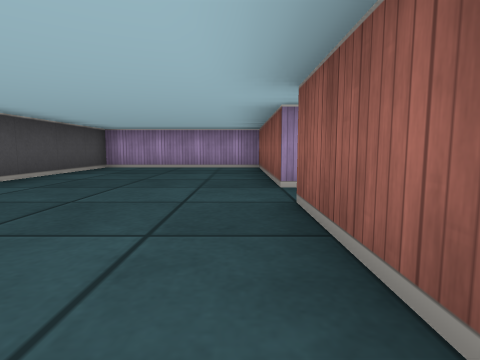
View 1 (above)

24 first-person views from a walk through a cub3D maze. The camera is about half as high as the walls, tilts 6° down and sees 80° across. The floor is counted in squares. Each view is taken from the middle of a square. On the plan, view 1 faces up. The plan holds only what a view shows up to about 9 squares ahead; the rest is blank.

View 2
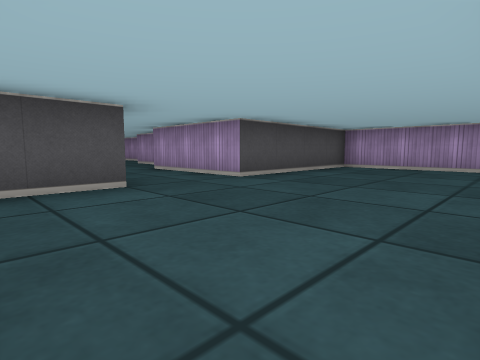

View 3
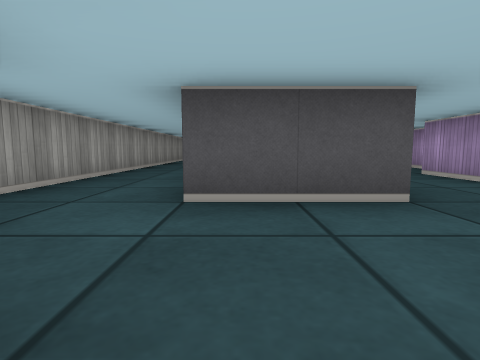

View 4
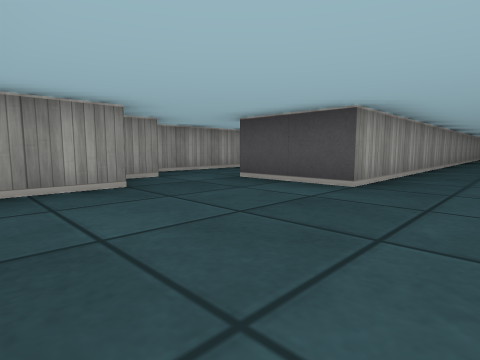

View 5
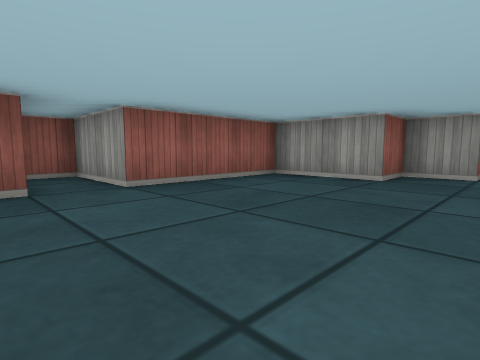

View 6
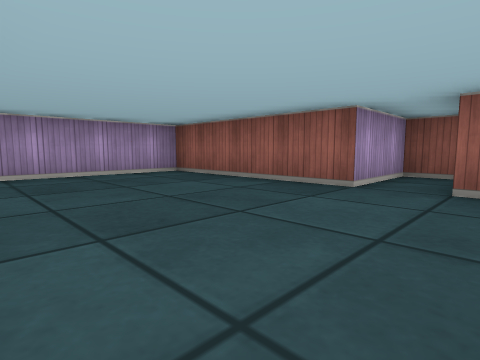

View 7
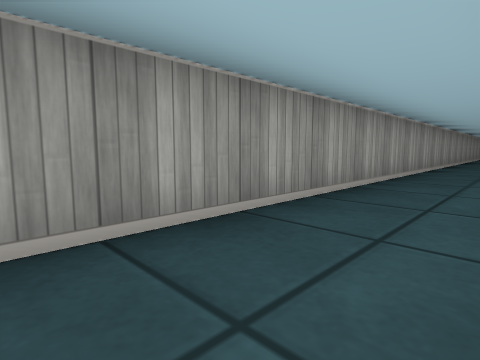

View 8
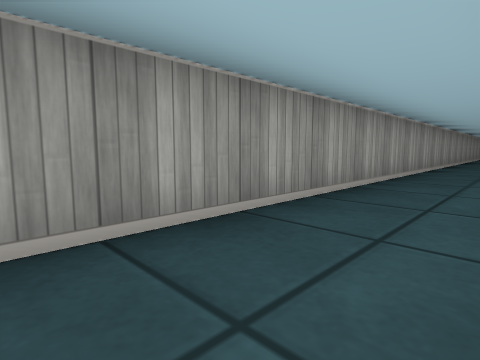

View 9
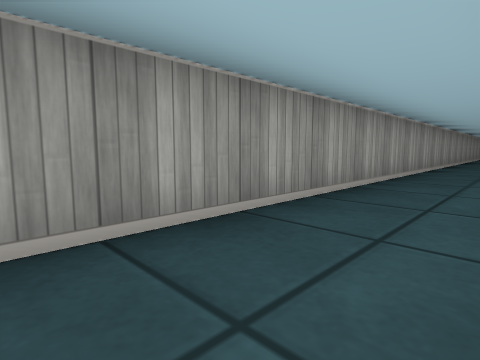

View 10
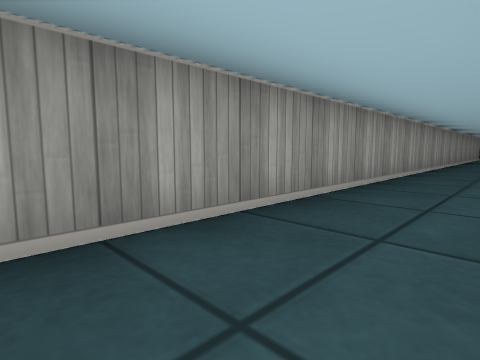

View 11
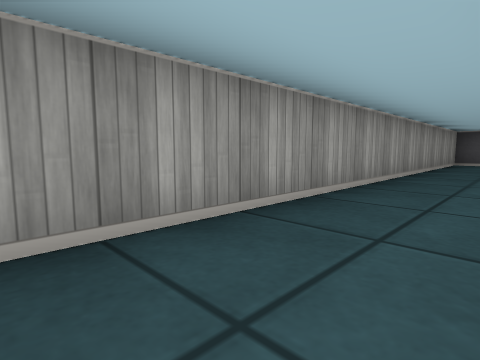

View 12
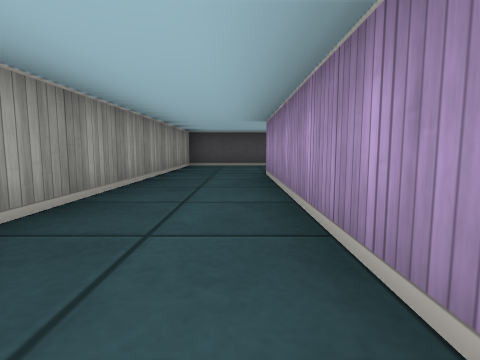

View 13
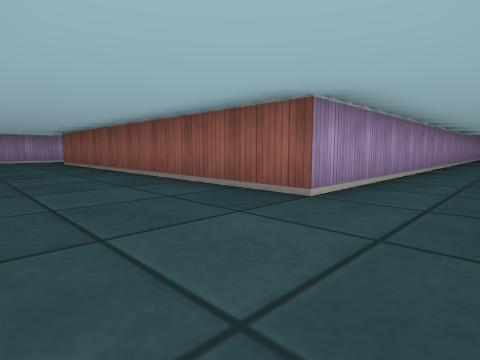

View 14
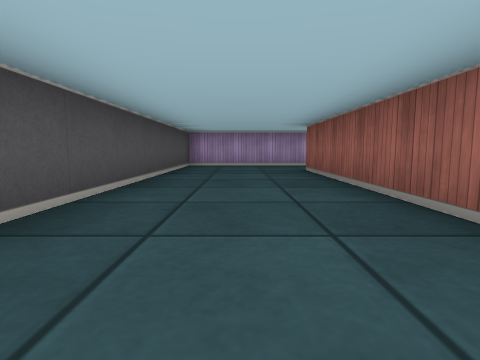

View 15
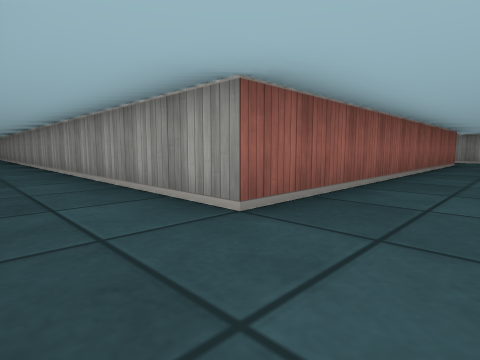

View 16
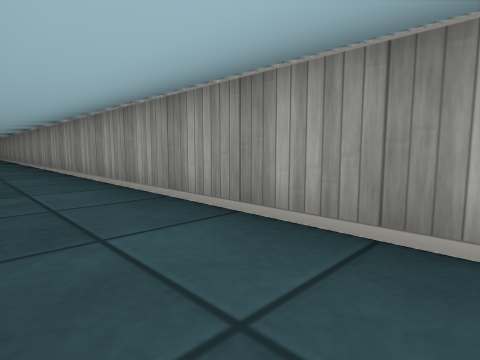

View 17
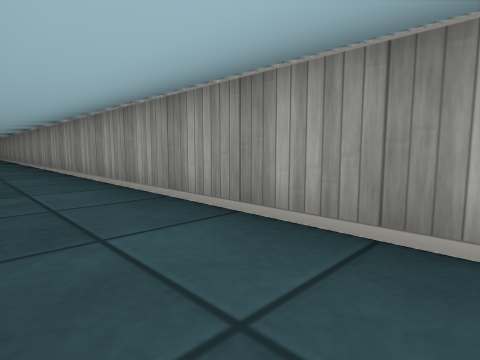

View 18
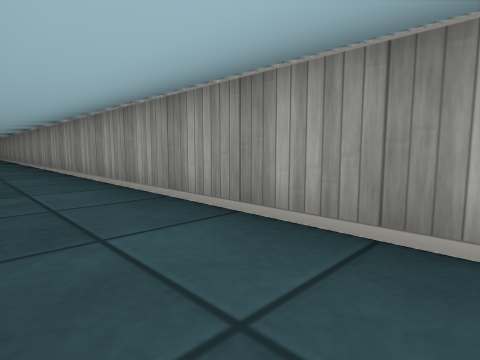

View 19
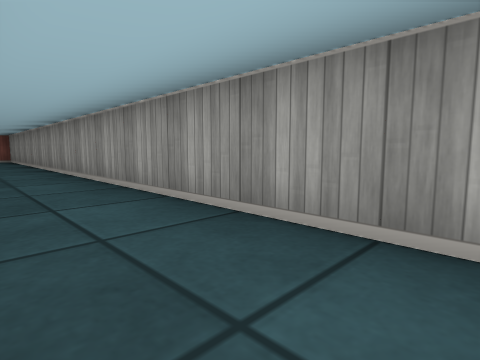

View 20
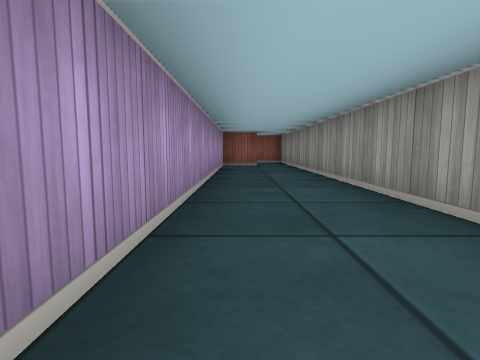

View 21
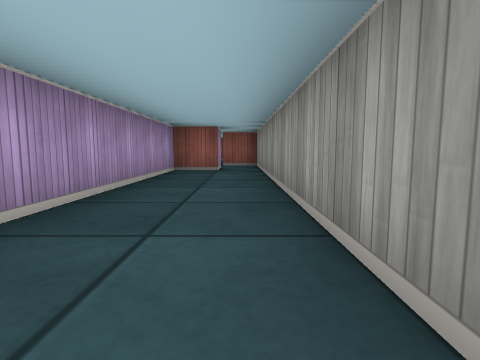

View 22
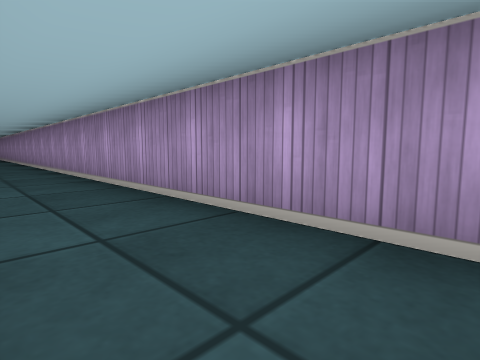

View 23
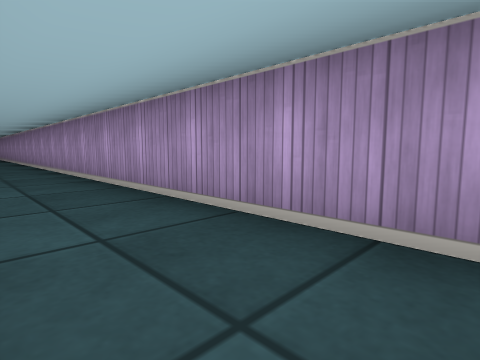

View 24
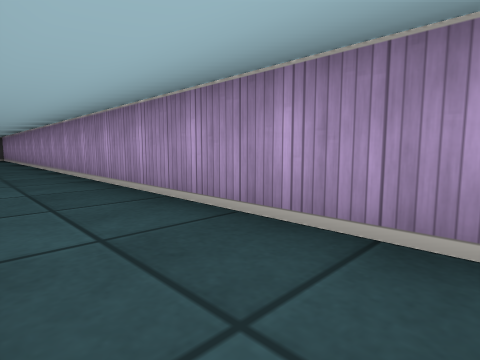

### Floor plan
Points are (right, up) in squares from view 1. A wall is a line through its corners. A room is listed if a view was taken in it or the views show most of it. See-through windows are left out.
Room 1 (views 1, 2, 3, 4, 5, 6, 7, 8, 9, 10, 11, 12, 13, 14, 15, 16, 17, 18, 19, 20, 21, 22, 23, 24)
walls: (-26.6, -0.5) (-35.5, -0.5) (-35.5, 8.5) (-4.5, 8.5); (-3.5, 1.5) (-3.5, -0.5); (-2.6, -1.5) (-1.5, -1.5) (-1.5, -0.5) (0.5, -0.5) (0.5, 2.5) (2.5, 2.5) (2.5, 3.5) (0.5, 3.5) (0.5, 7.5) (-3.5, 7.5) (-3.5, 3.5); (-38.5, -0.1) (-38.5, -2.5) (-3, -2.5); (-4.6, 9.5) (-5.5, 9.5) (-5.5, 10.5) (-38.5, 10.5) (-38.5, 3.8)
ways out: opening at (-4, 9); opening at (-3, 2.5)

Where each view was taken, in squares from view 1:
view 1: 0 up, 0 right, facing up
view 2: 0 up, 0 right, facing up-left
view 3: 0 up, 1 left, facing left
view 4: 3 up, 0 right, facing down-left
view 5: 4 up, 3 left, facing down-right
view 6: 2 up, 3 left, facing up-right
view 7: 1 down, 5 left, facing down-left
view 8: 1 down, 11 left, facing down-left
view 9: 1 down, 17 left, facing down-left
view 10: 1 down, 22 left, facing down-left
view 11: 1 down, 28 left, facing down-left
view 12: 1 down, 30 left, facing left
view 13: 2 down, 38 left, facing up-right
view 14: 2 up, 37 left, facing up
view 15: 10 up, 37 left, facing down-right
view 16: 10 up, 34 left, facing down-right
view 17: 10 up, 28 left, facing down-right
view 18: 10 up, 22 left, facing down-right
view 19: 10 up, 17 left, facing down-right
view 20: 10 up, 14 left, facing right
view 21: 9 up, 12 left, facing right
view 22: 9 up, 11 left, facing up-left
view 23: 9 up, 17 left, facing up-left
view 24: 9 up, 23 left, facing up-left
